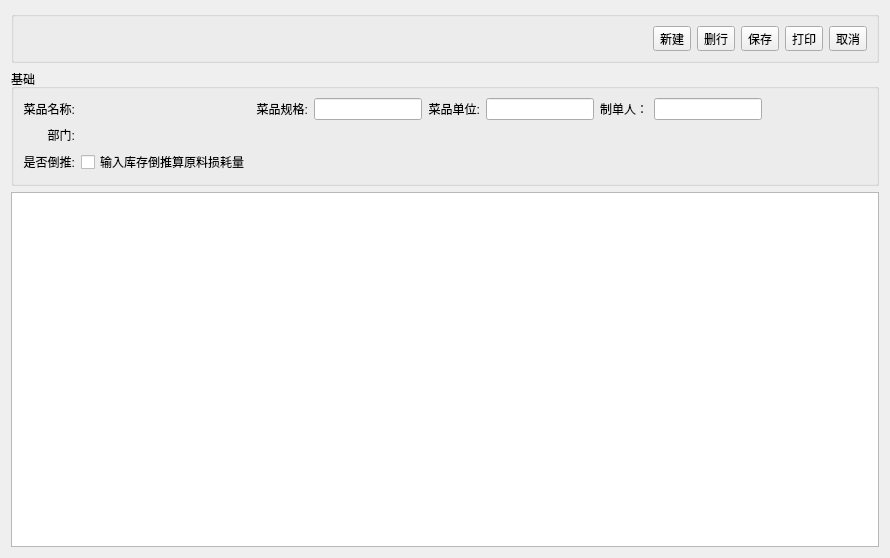
<?xml version="1.0" encoding="UTF-8"?>
<ui version="4.0">
 <class>StructureDialog</class>
 <widget class="QDialog" name="StructureDialog">
  <property name="geometry">
   <rect>
    <x>0</x>
    <y>0</y>
    <width>890</width>
    <height>558</height>
   </rect>
  </property>
  <property name="windowTitle">
   <string>Dialog</string>
  </property>
  <layout class="QVBoxLayout" name="verticalLayout">
   <item>
    <widget class="QGroupBox" name="groupBox_2">
     <property name="title">
      <string/>
     </property>
     <layout class="QHBoxLayout" name="horizontalLayout_3">
      <item>
       <spacer name="horizontalSpacer">
        <property name="orientation">
         <enum>Qt::Horizontal</enum>
        </property>
        <property name="sizeHint" stdset="0">
         <size>
          <width>236</width>
          <height>20</height>
         </size>
        </property>
       </spacer>
      </item>
      <item>
       <widget class="QToolButton" name="newButton">
        <property name="text">
         <string>新建</string>
        </property>
        <property name="icon">
         <iconset resource="../goinerp.qrc">
          <normaloff>:/image/Add.png</normaloff>:/image/Add.png</iconset>
        </property>
        <property name="iconSize">
         <size>
          <width>24</width>
          <height>24</height>
         </size>
        </property>
        <property name="toolButtonStyle">
         <enum>Qt::ToolButtonTextUnderIcon</enum>
        </property>
       </widget>
      </item>
      <item>
       <widget class="QToolButton" name="delRowButton">
        <property name="text">
         <string>删行</string>
        </property>
        <property name="icon">
         <iconset resource="../goinerp.qrc">
          <normaloff>:/image/minus.png</normaloff>:/image/minus.png</iconset>
        </property>
        <property name="iconSize">
         <size>
          <width>24</width>
          <height>24</height>
         </size>
        </property>
        <property name="toolButtonStyle">
         <enum>Qt::ToolButtonTextUnderIcon</enum>
        </property>
       </widget>
      </item>
      <item>
       <widget class="QToolButton" name="saveButton">
        <property name="text">
         <string>保存</string>
        </property>
        <property name="icon">
         <iconset resource="../goinerp.qrc">
          <normaloff>:/image/save.png</normaloff>:/image/save.png</iconset>
        </property>
        <property name="iconSize">
         <size>
          <width>24</width>
          <height>24</height>
         </size>
        </property>
        <property name="toolButtonStyle">
         <enum>Qt::ToolButtonTextUnderIcon</enum>
        </property>
       </widget>
      </item>
      <item>
       <widget class="QToolButton" name="printButton">
        <property name="text">
         <string>打印</string>
        </property>
        <property name="icon">
         <iconset resource="../goinerp.qrc">
          <normaloff>:/image/Print_48x48.png</normaloff>:/image/Print_48x48.png</iconset>
        </property>
        <property name="iconSize">
         <size>
          <width>24</width>
          <height>24</height>
         </size>
        </property>
        <property name="toolButtonStyle">
         <enum>Qt::ToolButtonTextUnderIcon</enum>
        </property>
       </widget>
      </item>
      <item>
       <widget class="QToolButton" name="cancelButton">
        <property name="text">
         <string>取消</string>
        </property>
        <property name="icon">
         <iconset resource="../goinerp.qrc">
          <normaloff>:/image/cancel.png</normaloff>:/image/cancel.png</iconset>
        </property>
        <property name="iconSize">
         <size>
          <width>24</width>
          <height>24</height>
         </size>
        </property>
        <property name="toolButtonStyle">
         <enum>Qt::ToolButtonTextUnderIcon</enum>
        </property>
       </widget>
      </item>
     </layout>
    </widget>
   </item>
   <item>
    <widget class="QGroupBox" name="groupBox">
     <property name="title">
      <string>基础</string>
     </property>
     <layout class="QHBoxLayout" name="horizontalLayout_2">
      <property name="margin">
       <number>9</number>
      </property>
      <item>
       <layout class="QGridLayout" name="gridLayout">
        <item row="0" column="5">
         <widget class="QLineEdit" name="unitEdit">
          <property name="sizePolicy">
           <sizepolicy hsizetype="Fixed" vsizetype="Fixed">
            <horstretch>0</horstretch>
            <verstretch>0</verstretch>
           </sizepolicy>
          </property>
         </widget>
        </item>
        <item row="0" column="8">
         <spacer name="horizontalSpacer_2">
          <property name="orientation">
           <enum>Qt::Horizontal</enum>
          </property>
          <property name="sizeHint" stdset="0">
           <size>
            <width>40</width>
            <height>20</height>
           </size>
          </property>
         </spacer>
        </item>
        <item row="0" column="6">
         <widget class="QLabel" name="label_5">
          <property name="text">
           <string>制单人：</string>
          </property>
         </widget>
        </item>
        <item row="0" column="3">
         <widget class="QLineEdit" name="styleEdit">
          <property name="sizePolicy">
           <sizepolicy hsizetype="Fixed" vsizetype="Fixed">
            <horstretch>0</horstretch>
            <verstretch>0</verstretch>
           </sizepolicy>
          </property>
         </widget>
        </item>
        <item row="0" column="1">
         <widget class="QkSearchEditBox" name="productSearchEditbox"/>
        </item>
        <item row="0" column="7">
         <widget class="QLineEdit" name="makeEdit">
          <property name="readOnly">
           <bool>true</bool>
          </property>
         </widget>
        </item>
        <item row="0" column="4">
         <widget class="QLabel" name="label_3">
          <property name="text">
           <string>菜品单位:</string>
          </property>
          <property name="alignment">
           <set>Qt::AlignRight|Qt::AlignTrailing|Qt::AlignVCenter</set>
          </property>
         </widget>
        </item>
        <item row="0" column="2">
         <widget class="QLabel" name="label_2">
          <property name="text">
           <string>菜品规格:</string>
          </property>
          <property name="alignment">
           <set>Qt::AlignRight|Qt::AlignTrailing|Qt::AlignVCenter</set>
          </property>
         </widget>
        </item>
        <item row="0" column="0">
         <widget class="QLabel" name="label">
          <property name="text">
           <string>菜品名称:</string>
          </property>
          <property name="alignment">
           <set>Qt::AlignRight|Qt::AlignTrailing|Qt::AlignVCenter</set>
          </property>
         </widget>
        </item>
        <item row="2" column="0">
         <widget class="QLabel" name="label_6">
          <property name="text">
           <string>是否倒推:</string>
          </property>
          <property name="alignment">
           <set>Qt::AlignRight|Qt::AlignTrailing|Qt::AlignVCenter</set>
          </property>
         </widget>
        </item>
        <item row="2" column="1">
         <widget class="QCheckBox" name="reckonCheckBox">
          <property name="text">
           <string>输入库存倒推算原料损耗量</string>
          </property>
         </widget>
        </item>
        <item row="1" column="0">
         <widget class="QLabel" name="label_4">
          <property name="text">
           <string>部门:</string>
          </property>
          <property name="alignment">
           <set>Qt::AlignRight|Qt::AlignTrailing|Qt::AlignVCenter</set>
          </property>
         </widget>
        </item>
        <item row="1" column="1">
         <widget class="QkSearchEditBox" name="depSearchEditbox"/>
        </item>
       </layout>
      </item>
     </layout>
    </widget>
   </item>
   <item>
    <widget class="QTableWidget" name="tableWidget"/>
   </item>
  </layout>
 </widget>
 <customwidgets>
  <customwidget>
   <class>QkSearchEditBox</class>
   <extends>QWidget</extends>
   <header>qksearcheditbox.h</header>
  </customwidget>
 </customwidgets>
 <resources>
  <include location="../goinerp.qrc"/>
 </resources>
 <connections/>
</ui>
